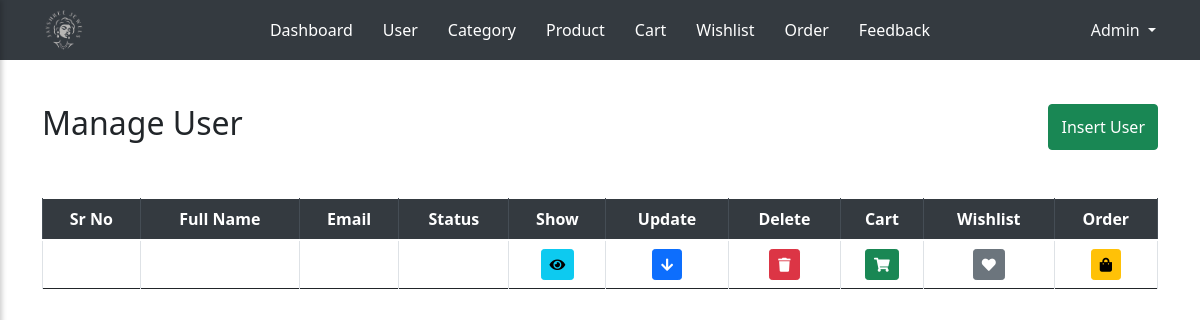
The page /admin/user.php on the database as committed earlier.
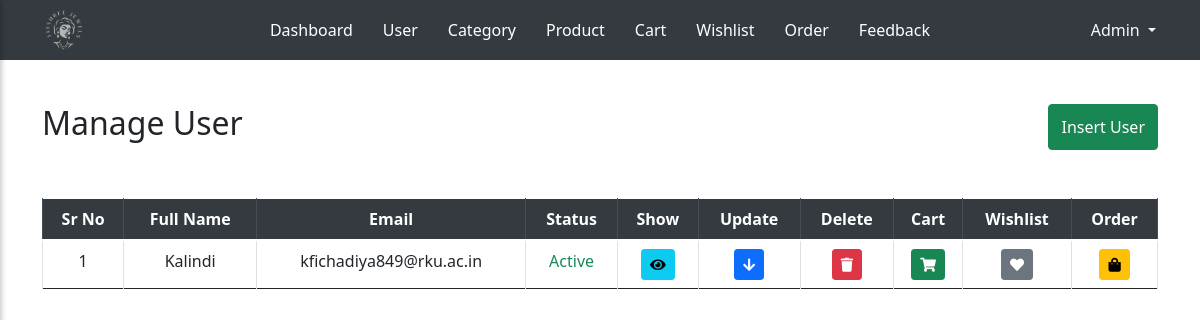
The same page on the database as committed later.
### tables this page shows
CREATE TABLE `user_tbl` (
  `u_id` int(5) NOT NULL,
  `u_fullname` varchar(100) NOT NULL,
  `u_gender` varchar(10) NOT NULL,
  `u_email` varchar(100) NOT NULL,
  `u_mobile` varchar(10) NOT NULL,
  `u_address` varchar(500) NOT NULL,
  `u_city` varchar(30) NOT NULL,
  `u_state` varchar(30) NOT NULL,
  `u_pincode` varchar(6) NOT NULL,
  `u_password` varchar(12) NOT NULL,
  `u_image` varchar(200) NOT NULL,
  `u_status` varchar(20) NOT NULL,
  `u_role` varchar(10) NOT NULL
);

### admin/user.php (the view, shortened to what this page needs)
<?php
include_once 'header.php';
?>
<div class="container mt-5 pt-2">
    <div class="row mt-5 mb-4">
        <div class="col-12 col-md-6 d-flex justify-content-center justify-content-md-start mb-2 mb-md-0">
            <h2 class="text-center text-md-left">Manage User</h2>
        </div>
        <div class="col-12 col-md-6 d-flex justify-content-center justify-content-md-end">
            <button id="toggleFormBtnI" class="btn btn-success">Insert User</button>
        </div>
    </div>
    <?php
    $q = "select * from user_tbl";
    $result = mysqli_query($con, $q);
    $r = mysqli_fetch_assoc($result);
    ?>
    <div class="row mt-5">
        <div class="col-12">
            <div class="table-responsive">
                <table class="table table-bordered text-center align-middle">
                    <thead class="thead-dark">
                        <tr>
                            <th scope="col">Sr No</th>
                            <th scope="col">Full Name</th>
                            <th scope="col">Email</th>
                            <th scope="col">Status</th>
                            <th scope="col">Show</th>
                            <th scope="col">Update</th>
                            <th scope="col">Delete</th>
                            <th scope="col">Cart</th>
                            <th scope="col">Wishlist</th>
                            <th scope="col">Order</th>
                        </tr>
                    </thead>
                    <tbody>
                            <tr>
                                <td><?php echo $r['u_id']; ?></td>
                                <td><?php echo $r['u_fullname']; ?></td>
                                <td><?php echo $r['u_email']; ?></td>
                                <td><span class="status-text text-success"><?php echo $r['u_status']; ?></span></td>
                                <td>
                                    <button class="btn btn-info btn-sm show-btn"
                                        data-target="#detailRow<?php echo $r['u_id']; ?>"><i
                                            class="fas fa-eye"></i></button>
                                </td>
                                <td>
                                    <button class="btn btn-primary btn-sm update-btn"
                                        data-target-update="#updateRow<?php echo $r['u_id']; ?>"><i
                                            class="fas fa-arrow-down "></i></button>
                                </td>
                                <td>
                                    <button class="btn btn-danger btn-sm"><i class="fas fa-trash"></i></button>
                                </td>
                                <td>
                                    <button class="btn btn-success btn-sm"><i class="fas fa-shopping-cart"></i></button>
                                </td>
                                <td>
                                    <button class="btn btn-secondary btn-sm"><i class="fas fa-heart"></i></button>
                                </td>
                                <td>
                                    <button class="btn btn-warning btn-sm"><i class="fas fa-shopping-bag"></i></button>
                                </td>
                            </tr>
                    </tbody>
                </table>
            </div>
        </div>
    </div>
    </body>
    </html>

### admin/header.php (shortened to what this page needs)
<!DOCTYPE html>
<html lang="en">
<head>
    <link rel="stylesheet" href="https://cdnjs.cloudflare.com/ajax/libs/font-awesome/5.15.4/css/all.min.css">
    <link rel="stylesheet" href="https://stackpath.bootstrapcdn.com/bootstrap/4.5.2/css/bootstrap.min.css">
    <link rel="stylesheet" href="../css/admin_style.css">
    <link rel="stylesheet" href="../css/bootstrap.min.css">
</head>
<body>
    <div class="header">
        <div class="header-left ml-4">
            <a href="index.php" class="logo">
                <img src="../images/logo.png" alt="Jayshree Jewels Logo" class="logo-img">
            </a>
        </div>
        <div class="header-middle">
            <nav>
                <ul class="nav-links">
                    <li><a href="index.php">Dashboard</a></li>
                    <li><a href="user.php">User</a></li>
                    <li><a href="category.php">Category</a></li>
                    <li><a href="product.php">Product</a></li>
                    <li><a href="cart.php">Cart</a></li>
                    <li><a href="wishlist.php">Wishlist</a></li>
                    <li><a href="order.php">Order</a></li>
                    <li><a href="feedback.php">Feedback</a></li>
                </ul>
            </nav>
        </div>
        <div class="header-right mr-4">
            <div class="dropdown">
                <a class="text-light dropdown-toggle" href="#" id="adminDropdown" role="button"
                    data-bs-toggle="dropdown" aria-expanded="false">
                    Admin
                </a>
            </div>
        </div>
    </div>

### css/admin_style.css (style rules this page uses)
.header { width: 100%; background-color: #343a40; color: #fff; padding: 10px 20px; display: flex; justify-content: space-between; align-items: center; height: 60px; position: fixed; top: 0; left: 0; z-index: 1000; }
.header-left { flex: 1; display: flex; align-items: center; }
.header-middle { flex: 2; display: flex; justify-content: center; }
.header-right { flex: 1; display: flex; justify-content: flex-end; align-items: center; }
.header .logo-img { height: 40px; }
.nav-links { display: flex; list-style-type: none; margin: 0; padding: 0; }
.nav-links li { margin: 0 15px; }
.nav-links li a { color: #fff; text-decoration: none; font-size: 16px; transition: color 0.3s; }
thead { background-color: #494e53; color: #fff; }

Rows that differ between the two databases and show on the page:
added user_tbl: u_id "1", u_fullname "Kalindi", u_email "kfichadiya849@rku.ac.in", u_status "Active"
